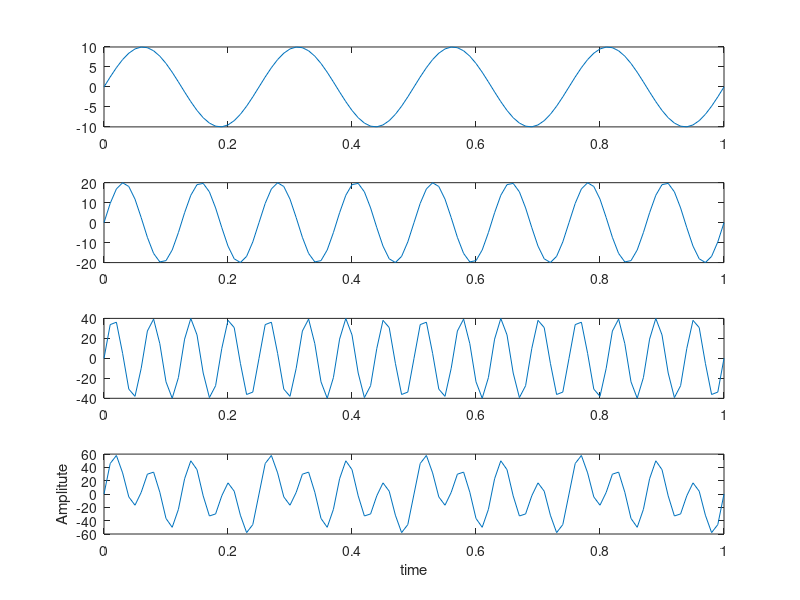

Source code (MATLAB):
t=0:0.01:1;
a1=10;
a2=20;
a3=40;
f1=4;
f2=8;
f3=16;

x1=a1*sin(2*pi*f1*t);
x2=a2*sin(2*pi*f2*t);
x3=a3*sin(2*pi*f3*t);

subplot(4,1,1);plot(t,x1);
subplot(4,1,2);plot(t,x2);
subplot(4,1,3);plot(t,x3);

x=x1+x2+x3;
subplot(4,1,4);plot(t,x);
xlabel('time');
ylabel('Amplitute');
